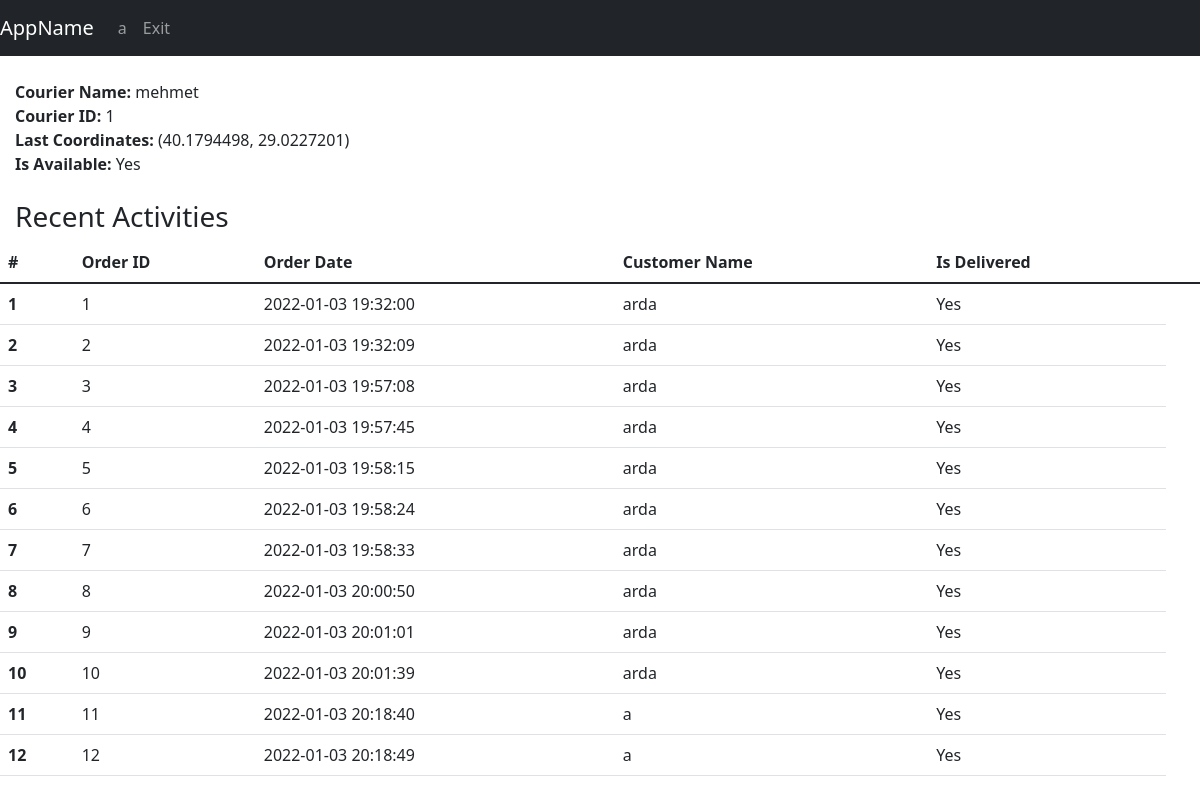
Screenshot of /courierDetail (signed in) with the database file from the repository.
### tables this page shows
CREATE TABLE couriers(id INTEGER PRIMARY KEY,name TEXT,is_available TEXT,lat REAL,lng, orderId int REFERENCES foodOrder(id) ON UPDATE CASCADE);

CREATE TABLE foodOrder(id INTEGER PRIMARY KEY,content TEXT,orderDate Date DEFAULT (datetime('now','localtime')),totalPrice REAL, is_delivered INTEGER DEFAULT(0), is_reviewed INTEGER DEFAULT(0), restaurantId INTEGER, courierID int REFERENCES couriers(id) ON UPDATE CASCADE, userUserName varchar(30) REFERENCES users(username) ON UPDATE CASCADE, FOREIGN KEY(restaurantId) REFERENCES restaurant(id));

CREATE TABLE users(username TEXT PRIMARY KEY,email TEXT,password TEXT,user_type INTEGER, address Text, lat REAL , lng REAL, registred_date Date DEFAULT (datetime('now','localtime')));

### app.py (the view)
@app.route("/courierDetail", methods=["GET"])
def courierDetail():
    with sqlite3.connect(DATABASE) as database:
        cursor = database.cursor()
    couirerID = request.args.get('courier', default=1, type=int)
    command = "SELECT count(*) FROM foodOrder WHERE foodOrder.courierID ="+str(couirerID)
    cursor.execute(command)
    totalCourierOrder = int(cursor.fetchall()[0][0])
    if totalCourierOrder == 0:
        cursor.execute("SELECT couriers.id,  couriers.name, is_available, couriers.lat, couriers.lng FROM couriers WHERE couriers.id = (?)", (couirerID,))
        query = cursor.fetchall()
        print("Detail:",query)
    else:
        cursor.execute("SELECT couriers.id, couriers.name, is_available, couriers.lat, couriers.lng, foodOrder.is_delivered, foodOrder.orderDate, users.username, foodOrder.id "
                       "FROM couriers INNER JOIN users,foodOrder ON couriers.id = (?) and foodOrder.courierID = (?) and foodOrder.userUserName = users.username", (couirerID,couirerID))
        query = cursor.fetchall()
        print("Detail:",query)
    return render_template("admin/list_operations/courier_detail.html", username=session["username"], data=query, totalOrder=totalCourierOrder)

### templates/admin/list_operations/courier_detail.html (shortened to what this page needs)
{% extends 'base.html' %}
{% block navbar %}
<nav class="navbar navbar-expand-lg navbar-dark bg-dark">
    <a class="navbar-brand" href="#">AppName</a>
    <div class="collapse navbar-collapse" id="navbarNav">
        <ul class="navbar-nav">
          <li class="nav-item active"><a class="nav-link" href="/">{{username}}</a></li>
          <li class="nav-item active"><a class="nav-link" href="/exit">Exit</a></li>
        </ul>
    </div>
</nav>
{% endblock %}
{% block body %}
    <div style="padding-left: 15px">
        <br>
        <b>Courier Name: </b>{{ data[0][1] }}<br>
        <b>Courier ID: </b>{{ data[0][0] }}<br>
        <b>Last Coordinates: </b>({{ data[0][3] }}, {{ data[0][4] }})<br>
        <b>Is Available: </b>
        {% if data[0][2] == '0' %}
            No
        {% else %}
            Yes
        {% endif %}
    </div><br>
    {% if totalOrder != 0 %}
        <div style="padding-left: 15px">
            <h3>Recent Activities</h3>
        </div>
        <table class="table">
          <thead class="thead-dark">
            <tr>
                <th scope="col">#</th>
                <th scope="col">Order ID</th>
                <th scope="col">Order Date</th>
                <th scope="col">Customer Name</th>
                <th scope="col">Is Delivered</th>
                <th scope="col"></th>
            </tr>
          </thead>
          <tbody>
            {%for i in range(data|length)%}
                    <tr>
                      <th scope="row">{{ i+1 }}</th>
                      <td>{{ data[i][8] }}</td>
                      <td>{{ data[i][6] }}</td>
                      <td>{{ data[i][7] }}</td>
                        {% if data[i][2] == '0' %}
                            <td>No</td>
                        {% else %}
                            <td>Yes</td>
                        {% endif %}
                    </tr>
            {%endfor%}
          </tbody>
        </table>
    {% else %}
        <div style="padding-left: 15px">
            <h5>Courier Does Not Have Any Previous Order</h5>
        </div>
    {% endif %}
{% endblock %}

### rows the page displays
couriers: name "mehmet", id "1", lat "40.1794498", lng "29.0227201"
foodOrder: id "1", orderDate "2022-01-03 19:32:00"
users: username "arda" "arda" "arda" "arda" "arda" "arda" "arda" "arda" "arda" "arda"
foodOrder: id "2", orderDate "2022-01-03 19:32:09"
foodOrder: id "3", orderDate "2022-01-03 19:57:08"
foodOrder: id "4", orderDate "2022-01-03 19:57:45"
foodOrder: id "5", orderDate "2022-01-03 19:58:15"
foodOrder: id "6", orderDate "2022-01-03 19:58:24"
foodOrder: id "7", orderDate "2022-01-03 19:58:33"
foodOrder: id "8", orderDate "2022-01-03 20:00:50"
foodOrder: id "9", orderDate "2022-01-03 20:01:01"
foodOrder: id "10", orderDate "2022-01-03 20:01:39"
foodOrder: id "11", orderDate "2022-01-03 20:18:40"
users: username "a" "a"
foodOrder: id "12", orderDate "2022-01-03 20:18:49"

### other values shown
{{ username }} "a"
{{ i+1 }} "1" "2" "3" "4" "5" "6" "7" "8" "9" "10" "11" "12"
